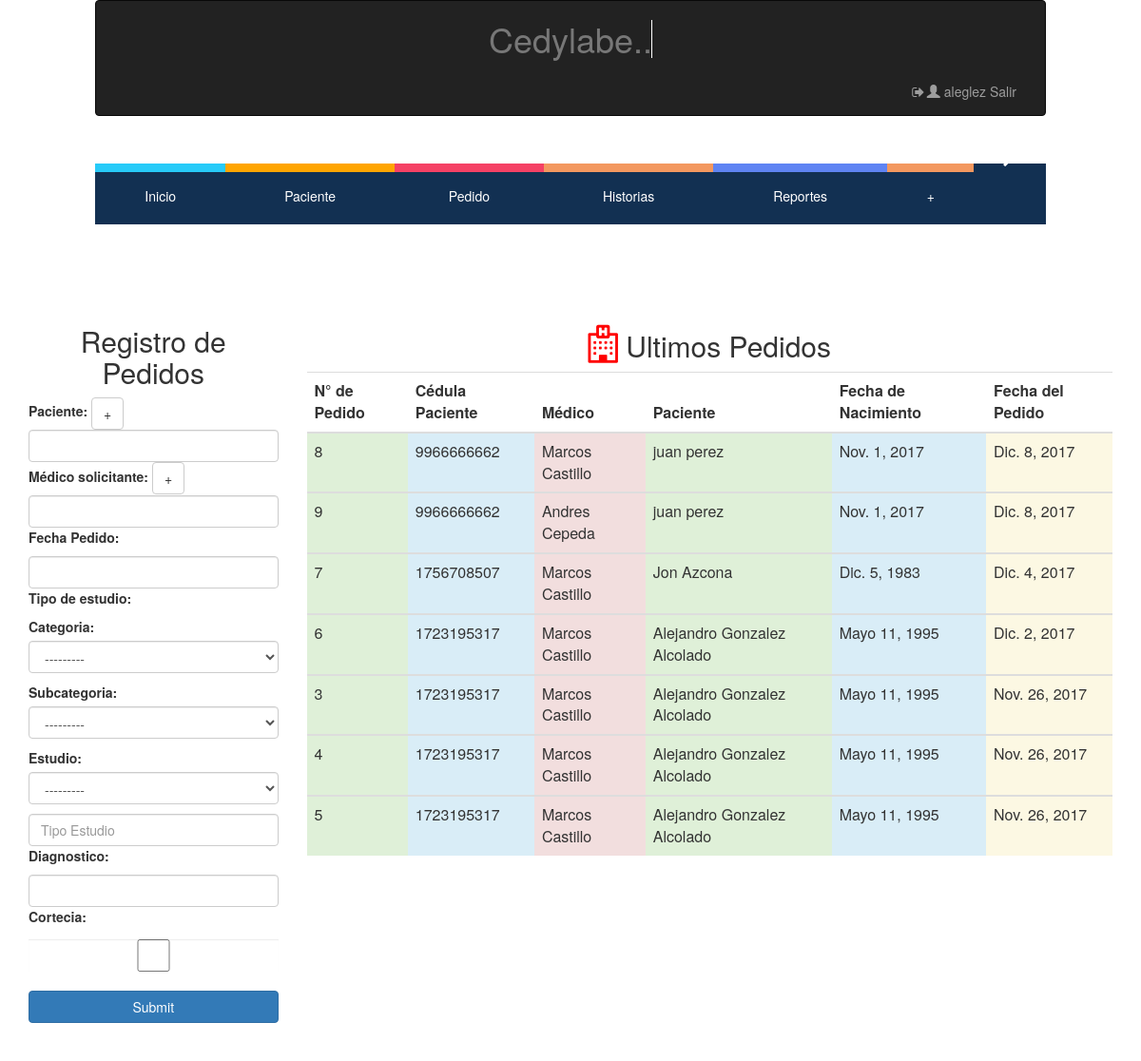
The page /pedidos/ (signed in) on the database as committed earlier.
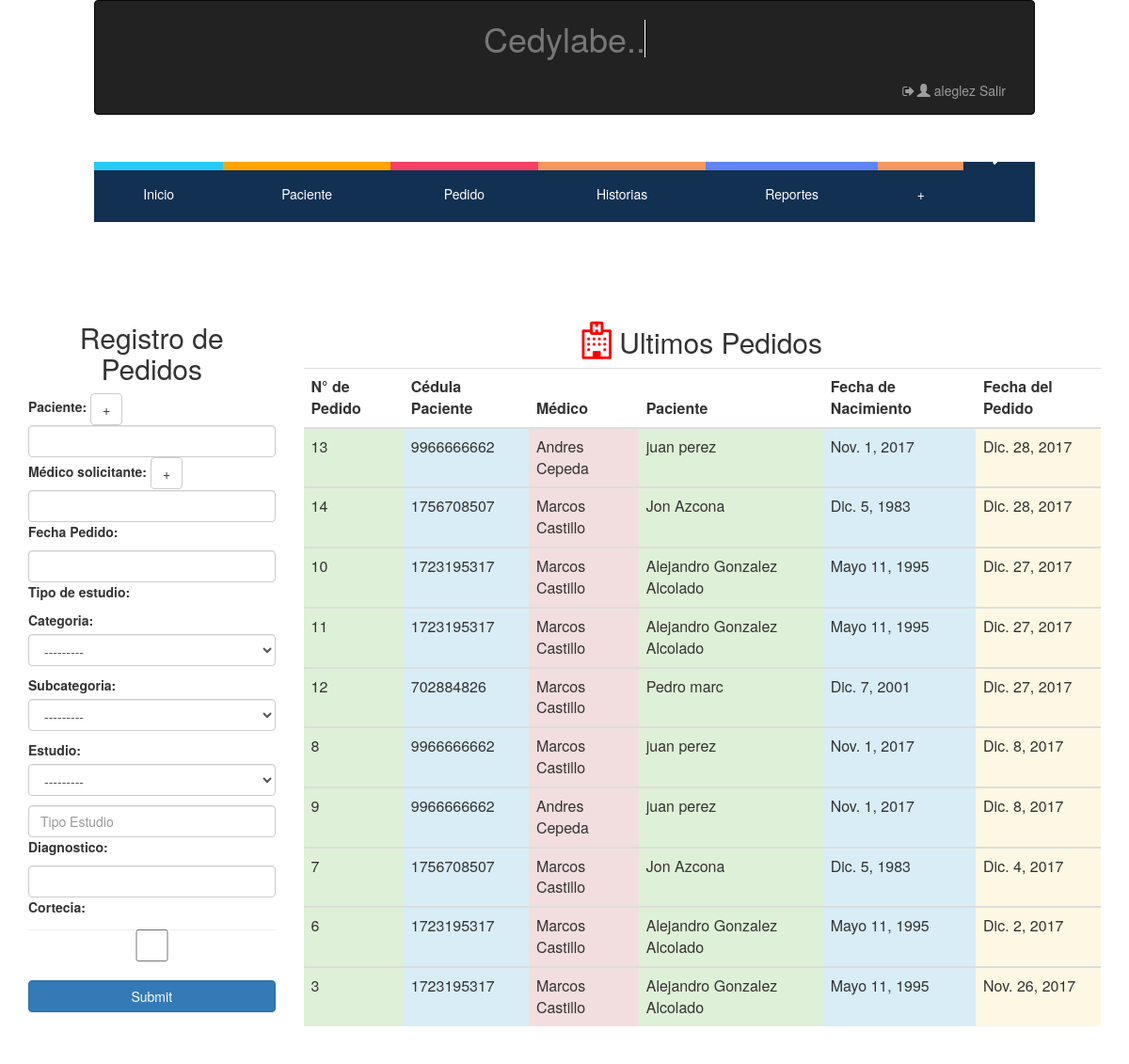
The same page on the database as committed later.
### hcapp/models.py (models this page shows, shortened)
class Pedido(models.Model):
    TRUE_FALSE_CHOICE = ((True, "Yes"),(False, "No"))
    Paciente= models.ForeignKey(Paciente, on_delete=models.PROTECT)
    Medico= models.ForeignKey(MedicoSolicitante, on_delete=models.PROTECT)
    Diagnostico_presuntivo= models.CharField(max_length=255, null=True, blank=True)
    Fecha_pedido = models.DateField(auto_now=True) # auto_add será valido ???
    Fecha = models.DateField(auto_now=True)
    Cortecia = models.BooleanField(choices=TRUE_FALSE_CHOICE)

class Paciente (models.Model):
    Cedula = models.IntegerField(null=False, blank=False, unique=True, error_messages={'unique':"Ya existe un paciente con esta cédula en el sistema"}) # es necesaria?
    Nombre = models.CharField(max_length=128, null=False, blank=False)
    Apellido = models.CharField(max_length=128, null=False, blank=False)
    Telefono = models.IntegerField(validators=[MaxValueValidator(9999999999)], null=True, blank=True)
    Fecha_nacimiento= models.DateField(null= True, blank=True)
    Fecha_ingreso= models.DateField(auto_now=True, auto_now_add=False)
    '''def save(self, *args, **kwargs):
        if not self.Edad:
            self.Edad = calculate_age(self.Fecha_nacimiento)
        super(Paciente, self).save(*args, **kwargs)'''

class MedicoSolicitante (models.Model):
    Nombre = models.CharField(max_length=128, null=False, blank=False)
    Apellido = models.CharField(max_length=128, null=False, blank=False)
    Telefono = models.IntegerField(validators=[MaxValueValidator(9999999999)], null=True, blank=True)
    Fecha = models.DateField(auto_now=True)

### hcapp/views.py (the view)
# urls.py: url(r'^pedidos/$',user_passes_test(views.superuser_or_medico)(views.PedidosHome) ,name="Home-Pedidos"),
def PedidosHome(request):
    nform=NombreEstudioForm()
    form=PedidoForm()
    drop=TipoEstudioForm()
    ultimos_pedidos= Pedido.objects.order_by('-Fecha')[:10]
    context={'form':form, 'nombre_estudio_form':nform,
    'drop_form':drop, 'ultimos_pedidos':ultimos_pedidos}
    return render(request, "hcapp/pedidos_home.html",context )

### hcapp/forms.py
class PedidoForm(forms.Form):
    Paciente = forms.CharField(validators=[validar_cliente_existe], widget=forms.TextInput(attrs={'class': 'form-control'}))
    Medico= forms.CharField(validators=[validar_medico_existe], label='Médico solicitante',required=False)
    Fecha= forms.DateField(label='Fecha Pedido',required=False)
    Estudio=forms.CharField(widget=forms.TextInput(attrs={'placeholder': 'Tipo Estudio', 'title': 'Escribe el nombre del estudio y se autocompletará'}), label='Tipo de estudio',validators=[validar_estudio_existe])
    Diagnostico=forms.CharField(required=False)
    Cortecia = forms.BooleanField(widget=forms.CheckboxInput(attrs={'title': 'Haz click si este pedido será una Cortecía'}),required=False)
    def __init__(self, *args, **kwargs):
        super(PedidoForm, self).__init__(*args, **kwargs)
        for x, y in self.fields.items():
            self.fields[x].widget.attrs.update({'class': 'form-control'})

class NombreEstudioForm(forms.Form):
    Estudio=forms.CharField(widget=forms.TextInput(attrs={'class': 'form-control'}), label='Tipo de estudio',validators=[validar_estudio_existe],required=False)

### hcapp/templates/hcapp/pedidos_home.html (shortened to what this page needs)
{% extends "hcapp/index.html" %}
{% load staticfiles %}
{% block contenido %}
<div class="container">
  <div class="row">
    <div class="col-md-3 col-xs-4 col-sm-6">
      <form method="post" action="{% url 'hcapp:Crear-Pedidos' %}">
        <h2 align="center">Registro de Pedidos</h2>
          {% for field in form%}
          <label> {{field.label_tag}} </label>
          {% if field.name == 'Paciente' %}
        <input title="Crear nuevo Paciente" target="_blank" type="button" class="btn btn-default" value="+" onclick="window.open('{% url 'hcapp:Crear-Paciente' %}')">
        {% endif %}
        {% if field.name == 'Medico' %}
        <input title="Crear nuevo Médico" type="button" class="btn btn-default" value="+" onclick="window.open ('{% url 'hcapp:Crear-Medico' %}')">
        {% endif %}
        {% if field.name == 'Estudio' %}
        {{drop_form.as_p}}
        {% endif %}
            <div > {{ field }} </div>
        {% endfor %}
        <br>
        <input type="submit" class="btn btn-primary btn-block" name="enviar">
        <br>
    </form>
    </div>
      <div class="col-md-9 col-xs-8 col-sm-6">
        <div class="table-responsive" align="center">
          <table class="table Contextual Classes" >
                          <thead>
                              <tr colspan="6" align="center"><center><h2><i class="fa fa-hospital-o" style="font-size:40px;color: red"></i> Ultimos Pedidos</h2></center></tr>
                            <tr>
                                <th align="center"> N° de Pedido </th>
                                <th align="center"> Cédula Paciente </th>
                                <th align="center"> Médico </th>
                                <th align="center"> Paciente </th>
                                <th align="center"> Fecha de Nacimiento </th>
                                <th align="center"> Fecha del Pedido </th>
                            </tr>
                          </thead>
                              {% for pedido in ultimos_pedidos %}
                          <tbody>
                           <tr>
                                <td class="success">
                                   {{pedido.pk}}
                                </td>
                                <td class="info">
                                   {{pedido.Paciente.Cedula}}
                                </td>
                                <td class="danger">
                                    {{pedido.Medico.Nombre}} {{pedido.Medico.Apellido}}
                                </td>
                                <td class="success">
                                    {{pedido.Paciente.Nombre }}  {{pedido.Paciente.Apellido}}
                                </td>
                                <td class="info">
                                  {{pedido.Paciente.Fecha_nacimiento}}
                                </td>
                                <td class="warning">
                                  {{pedido.Fecha_pedido}}
                                </td>
                            </tr>
                            </tbody>
                            {% endfor %}
                    </table>
                </div>
            </div>
        <br>
  </div>
</div>
{% endblock contenido %}

Rows that differ between the two databases and show on the page:
no longer on this page (row unchanged): Pedido: pk "4", Paciente.Cedula "1723195317", Medico.Nombre "Marcos", Medico.Apellido "Castillo", Paciente.Nombre "Alejandro", Paciente.Apellido "Gonzalez Alcolado", Paciente.Fecha_nacimiento "Mayo 11, 1995", Fecha_pedido "Nov. 26, 2017"
no longer on this page (row unchanged): Pedido: pk "5", Paciente.Cedula "1723195317", Medico.Nombre "Marcos", Medico.Apellido "Castillo", Paciente.Nombre "Alejandro", Paciente.Apellido "Gonzalez Alcolado", Paciente.Fecha_nacimiento "Mayo 11, 1995", Fecha_pedido "Nov. 26, 2017"
added Pedido: pk "13", Paciente.Cedula "9966666662", Medico.Nombre "Andres", Medico.Apellido "Cepeda", Paciente.Nombre "juan", Paciente.Apellido "perez", Paciente.Fecha_nacimiento "Nov. 1, 2017", Fecha_pedido "Dic. 28, 2017"
added Pedido: pk "14", Paciente.Cedula "1756708507", Medico.Nombre "Marcos", Medico.Apellido "Castillo", Paciente.Nombre "Jon", Paciente.Apellido "Azcona", Paciente.Fecha_nacimiento "Dic. 5, 1983", Fecha_pedido "Dic. 28, 2017"
added Pedido: pk "10", Paciente.Cedula "1723195317", Medico.Nombre "Marcos", Medico.Apellido "Castillo", Paciente.Nombre "Alejandro", Paciente.Apellido "Gonzalez Alcolado", Paciente.Fecha_nacimiento "Mayo 11, 1995", Fecha_pedido "Dic. 27, 2017"
added Pedido: pk "11", Paciente.Cedula "1723195317", Medico.Nombre "Marcos", Medico.Apellido "Castillo", Paciente.Nombre "Alejandro", Paciente.Apellido "Gonzalez Alcolado", Paciente.Fecha_nacimiento "Mayo 11, 1995", Fecha_pedido "Dic. 27, 2017"
added Pedido: pk "12", Paciente.Cedula "702884826", Medico.Nombre "Marcos", Medico.Apellido "Castillo", Paciente.Nombre "Pedro", Paciente.Apellido "marc", Paciente.Fecha_nacimiento "Dic. 7, 2001", Fecha_pedido "Dic. 27, 2017"
